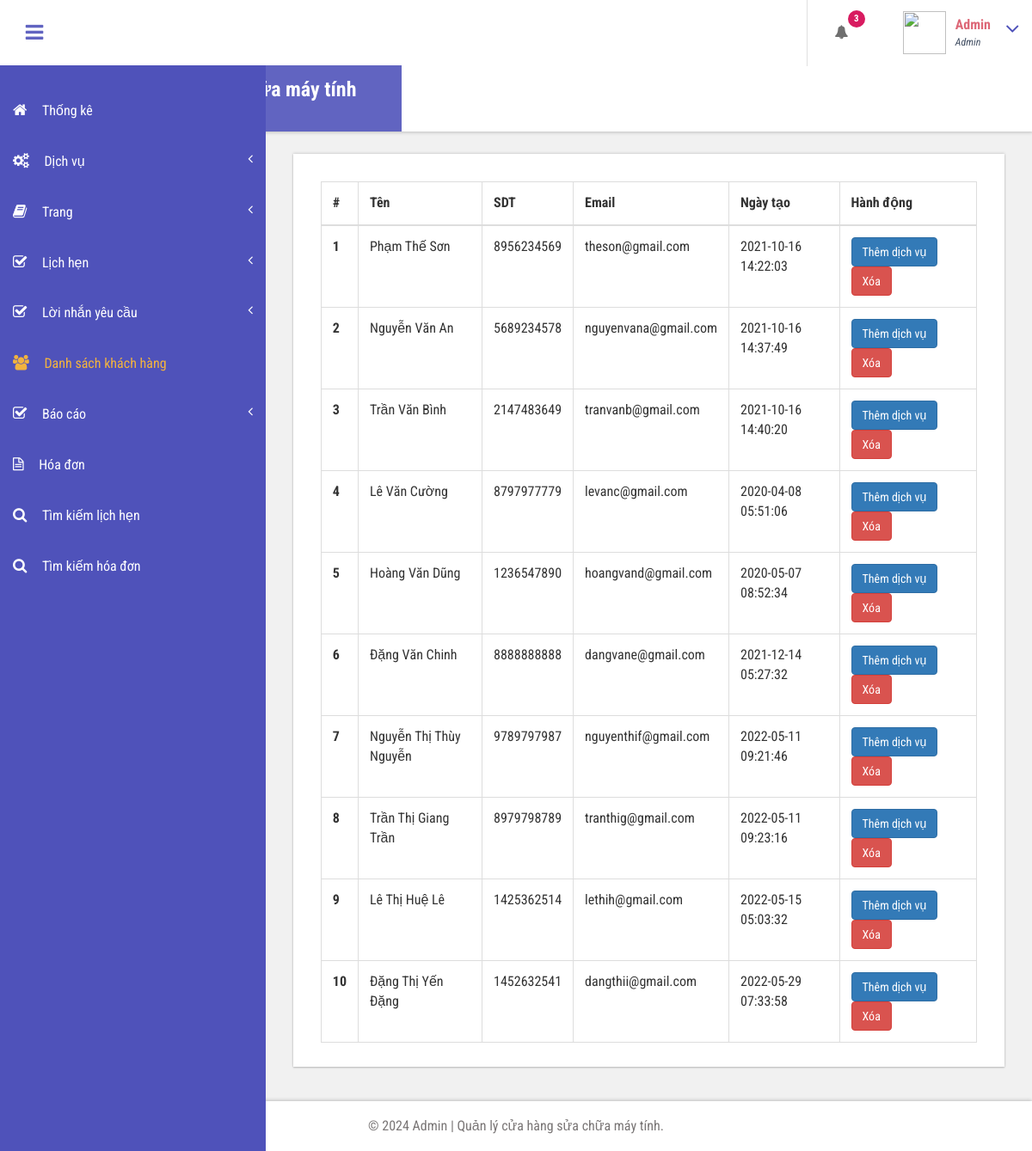
Page /store/admin/customer-list.php (signed in) on the committed database.
### tables this page shows
CREATE TABLE `tbluser` (
  `ID` int(10) NOT NULL,
  `FirstName` nvarchar(120) DEFAULT NULL,
  `LastName` nvarchar(250) DEFAULT NULL,
  `MobileNumber` bigint(10) DEFAULT NULL,
  `Email` varchar(120) DEFAULT NULL,
  `Password` varchar(120) DEFAULT NULL,
  `RegDate` timestamp NULL DEFAULT current_timestamp()
);

### store/admin/customer-list.php (the view, shortened to what this page needs)
<?php
include('includes/dbconnection.php');
if (strlen($_SESSION['bpmsaid']==0)) {
  header('location:logout.php');
  } else{
  ?>
<!DOCTYPE HTML>
<html>
<head>
<link href="css/bootstrap.css" rel='stylesheet' type='text/css' />
<link href="css/style.css" rel='stylesheet' type='text/css' />
<link href="css/font-awesome.css" rel="stylesheet">
<link href="css/animate.css" rel="stylesheet" type="text/css" media="all">
<link href="css/custom.css" rel="stylesheet">
</head>
<body class="cbp-spmenu-push">
	<div class="main-content">
		 <?php include_once('includes/sidebar.php');?>
		 <?php include_once('includes/header.php');?>
		<div id="page-wrapper">
			<div class="main-page">
				<div class="tables">
					<h3 class="title1">Danh sách khách hàng</h3>
					<div class="table-responsive bs-example widget-shadow">
						<table class="table table-bordered"> <thead> <tr> <th>#</th> <th>Tên</th> <th>SDT</th><th>Email</th> <th>Ngày tạo</th><th>Hành động</th> </tr> </thead> <tbody>
<?php
$ret=mysqli_query($con,"select *from  tbluser");
$cnt=1;
while ($row=mysqli_fetch_array($ret)) {
?>
						 <tr> <th scope="row"><?php echo $cnt;?></th> <td><?php  echo $row['FirstName'];?> <?php  echo $row['LastName'];?></td> <td><?php  echo $row['MobileNumber'];?></td><td><?php  echo $row['Email'];?></td><td><?php  echo $row['RegDate'];?></td>
						 	<td> <a href="add-customer-services.php?addid=<?php echo $row['ID'];?>" class="btn btn-primary">Thêm dịch vụ</a>
<a href="customer-list.php?delid=<?php echo $row['ID'];?>" class="btn btn-danger" onClick="return confirm('Are you sure you want to delete?')">Xóa</a>
						 		</td> </tr>   <?php
$cnt=$cnt+1;
}?></tbody> </table>
					</div>
				</div>
			</div>
		</div>
		 <?php include_once('includes/footer.php');?>
	</div>
</body>
</html>
<?php }  ?>

### store/admin/includes/header.php (shortened to what this page needs)
<div class="sticky-header header-section ">
      <div class="header-left">
        <button id="showLeftPush"><i class="fa fa-bars"></i></button>
        <div class="logo">
          <a href="index.html">
            <h1>Quản lý cửa hàng sửa chữa máy tính</h1>
            <span>Admin</span>
          </a>
        </div>
      </div>
      <div class="header-right">
        <div class="profile_details_left">
          <ul class="nofitications-dropdown">
            <?php
$ret1=mysqli_query($con,"select tbluser.FirstName,tbluser.LastName,tblbook.ID as bid,tblbook.AptNumber from tblbook join tbluser on tbluser.ID=tblbook.UserID where tblbook.Status is null");
$num=mysqli_num_rows($ret1);
?>
            <li class="dropdown head-dpdn">
              <a href="#" class="dropdown-toggle" data-toggle="dropdown" aria-expanded="false"><i class="fa fa-bell"></i><span class="badge blue"><?php echo $num;?></span></a>
            </li>
          </ul>
          <div class="clearfix"> </div>
        </div>
        <div class="profile_details">
        <?php
$adid=$_SESSION['bpmsaid'];
$ret=mysqli_query($con,"select AdminName from tbladmin where ID='$adid'");
$row=mysqli_fetch_array($ret);
$name=$row['AdminName'];
?>
          <ul>
            <li class="dropdown profile_details_drop">
              <a href="#" class="dropdown-toggle" data-toggle="dropdown" aria-expanded="false">
                <div class="profile_img">
                  <span class="prfil-img"><img src="/admin/images/admin.png alt="" width="50" height="50"> </span>
                  <div class="user-name">
                    <p><?php echo $name; ?></p>
                    <span>Admin</span>
                  </div>
                  <i class="fa fa-angle-down lnr"></i>
                  <div class="clearfix"></div>
                </div>
              </a>
            </li>
          </ul>
        </div>
      </div>
      <div class="clearfix"> </div>
    </div>

### store/admin/css/style.css (style rules this page uses)
h4, h5, h6, h1, h2, h3 { margin: 0; }
ul, ol { margin: 0; }
p { margin: 0; }
html, body { font-family: 'Roboto Condensed', sans-serif; font-size: 100%; overflow-x: hidden; background: #fff; }
body a { transition: 0.5s all ease; -webkit-transition: 0.5s all ease; -moz-transition: 0.5s all ease; -o-transition: 0.5s all ease; -ms-transition: 0.5s all ease; text-decoration:none; }
h1,h2,h3,h4,h5,h6 { margin:0; }
p { margin:0; }
ul,label { margin:0; padding:0; }
.main-content { position: relative; }
.sticky-header { position: fixed; top: 0; left:0px; width: 100%; z-index: 100; }
.header-section { background:#FFF; box-shadow: 1px 1px 4px rgba(0, 0, 0, 0.21); -webkit-box-shadow: 1px 1px 4px rgba(0, 0, 0, 0.21); -moz-box-shadow: 1px 1px 4px rgba(0, 0, 0, 0.21); -o-box-shadow: 1px 1px 4px rgba(0, 0, 0, 0.21); }
.header-section::after { clear: both; display: block; content: ''; }
.header-left { float: left; width: 45%; }
.header-right { float: right; }
button#showLeftPush { font-size: 1.5em; width: 80px; padding: 0.87em 0; text-align: center; cursor: pointer; float: left; color: #6F6F6F; -moz-transition: all 0.2s ease-out 0s; -webkit-transition: all 0.2s ease-out 0s; transition: all 0.2s ease-out 0s; border: none; background-color: #fff; outline:none; }
.cbp-spmenu-push { overflow-x: hidden; position: relative; }
.cbp-spmenu, .cbp-spmenu-push { -webkit-transition: all 0.3s ease; -moz-transition: all 0.3s ease; transition: all 0.3s ease; }
.cbp-spmenu-push div#page-wrapper { margin: 0 0 0 19.3em; transition:.5s all; -webkit-transition:.5s all; -moz-transition:.5s all; }
.fa { display: inline-block; font-family: FontAwesome; font-style: normal; font-weight: normal; line-height: 1; -webkit-font-smoothing: antialiased; -moz-osx-font-smoothing: grayscale; }
.logo { background: #6164C1; text-align: center; float: left; }
.logo a { padding: 0.9em 3.3em .7em; display: block; text-decoration: none; }
.logo a h1 { color: #fff; font-size: 1.5em; line-height: 1.2em; font-weight: 700; }
.logo a span { color: #F8F8F8; font-size: .7em; text-align: center; letter-spacing: 7px; }
.profile_details_left { float: left; }
li.dropdown.head-dpdn { display: inline-block; padding: 1.7em 0; border-left: 1px solid #E0E0E0; float: left; }
li.dropdown.head-dpdn a.dropdown-toggle { padding: 1.7em 2em; }
i.fa.fa-bell { color:#6F6F6F; }
.header-right span.badge { font-size: 11px; font-weight: bold; color: #FFF; background: #8BC34A; line-height: 15px; width: 20px; height: 20px; border-radius: 2em; -webkit-border-radius: 2em; -moz-border-radius: 2em; -o-border-radius: 2em; text-align: center; display: inline-block; position: absolute; top: 16%; padding: 2px 0 0; }
.header-right span.blue { background-color:#D81B60; }
.profile_details { float: right; }
.profile_details_drop a.dropdown-toggle { display:block; padding: 0.8em 3em 0 2em; }
.profile_img span.prfil-img { float:left; }
.user-name { float:left; margin-top:8px; margin-left:11px; height:35px; }
.profile_details ul li { list-style-type:none; position:relative; }
.profile_details li a i.fa.lnr { position: absolute; top: 34%; right: 8%; color: #4F52BA; font-size: 1.6em; }
.user-name p { font-size:1em; color:#DD6777; line-height:1em; font-weight:700; }
.user-name span { font-size: .75em; font-style: italic; color: #424f63; font-weight: normal; margin-top: .3em; }
.widget-shadow { background-color: #fff; box-shadow: 0 -1px 3px rgba(0,0,0,.12),0 1px 2px rgba(0,0,0,.24); -webkit-box-shadow: 0 -1px 3px rgba(0,0,0,.12),0 1px 2px rgba(0,0,0,.24); -moz-box-shadow: 0 -1px 3px rgba(0,0,0,.12),0 1px 2px rgba(0,0,0,.24); }
h3.title1 { font-size: 2em; color: #e94e02; margin-bottom: 0.8em; }
.table > thead > tr > th, .table > tbody > tr > th, .table > tfoot > tr > th, .table > thead > tr > td, .table > tbody > tr > td, .table > tfoot > tr > td { border-top: none; }
.tables .panel-body ,.tables .bs-example { padding: 2em 2em 0.5em; }
.tables .table > thead > tr > th, .tables .table > tbody > tr > th, .tables .table > tfoot > tr > th, .tables .table > thead > tr > td, .tables .table > tbody > tr > td, .tables .table > tfoot > tr > td { padding: 13px; border-top: 1px solid #E0E0E0; }
.bs-example { margin-top: 2em; }

### store/admin/css/custom.css (style rules this page uses)
#page-wrapper { padding:7em 2em 2.5em; background-color: #F1F1F1; }

### rows in the picture
tbluser: FirstName "Phạm Thế Sơn", MobileNumber "8956234569", Email "theson@gmail.com", RegDate "2021-10-16 14:22:03"
tbluser: FirstName "Nguyễn Văn An", MobileNumber "5689234578", Email "nguyenvana@gmail.com", RegDate "2021-10-16 14:37:49"
tbluser: FirstName "Trần Văn Bình", MobileNumber "2147483649", Email "tranvanb@gmail.com", RegDate "2021-10-16 14:40:20"
tbluser: FirstName "Lê Văn Cường", MobileNumber "8797977779", Email "levanc@gmail.com", RegDate "2020-04-08 05:51:06"
tbluser: FirstName "Hoàng Văn Dũng", MobileNumber "1236547890", Email "hoangvand@gmail.com", RegDate "2020-05-07 08:52:34"
tbluser: FirstName "Đặng Văn Chinh", MobileNumber "8888888888", Email "dangvane@gmail.com", RegDate "2021-12-14 05:27:32"
tbluser: FirstName "Nguyễn Thị Thùy", LastName "Nguyễn", MobileNumber "9789797987", Email "nguyenthif@gmail.com", RegDate "2022-05-11 09:21:46"
tbluser: FirstName "Trần Thị Giang", LastName "Trần", MobileNumber "8979798789", Email "tranthig@gmail.com", RegDate "2022-05-11 09:23:16"
tbluser: FirstName "Lê Thị Huệ", LastName "Lê", MobileNumber "1425362514", Email "lethih@gmail.com", RegDate "2022-05-15 05:03:32"
tbluser: FirstName "Đặng Thị Yến", LastName "Đặng", MobileNumber "1452632541", Email "dangthii@gmail.com", RegDate "2022-05-29 07:33:58"

### other values in the picture
$num "3"
$name "Admin"
